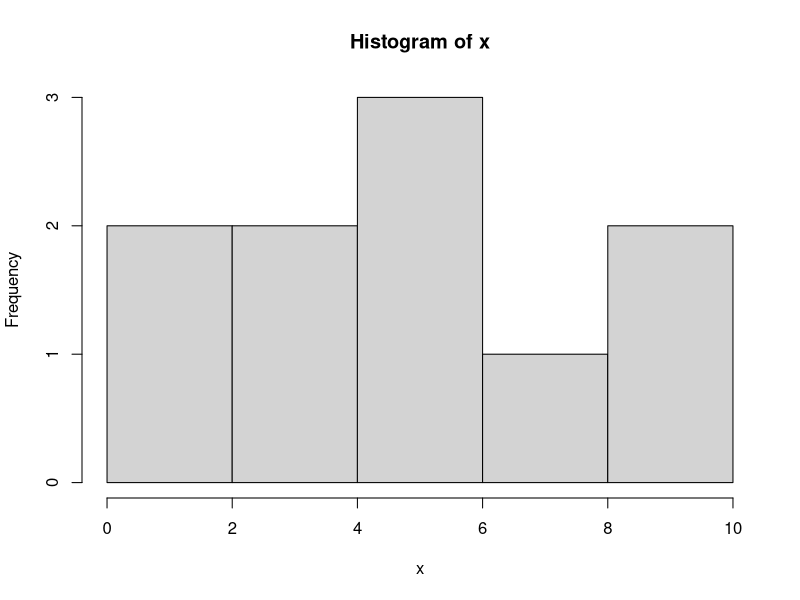
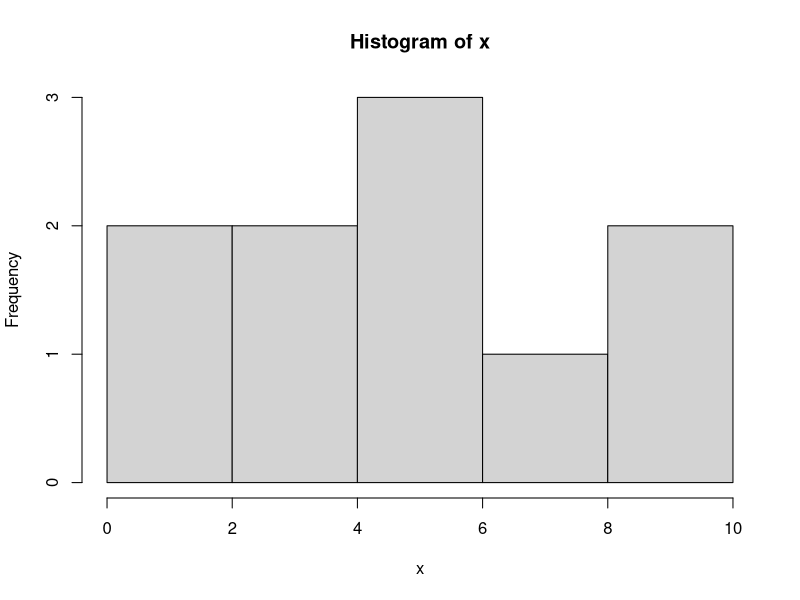
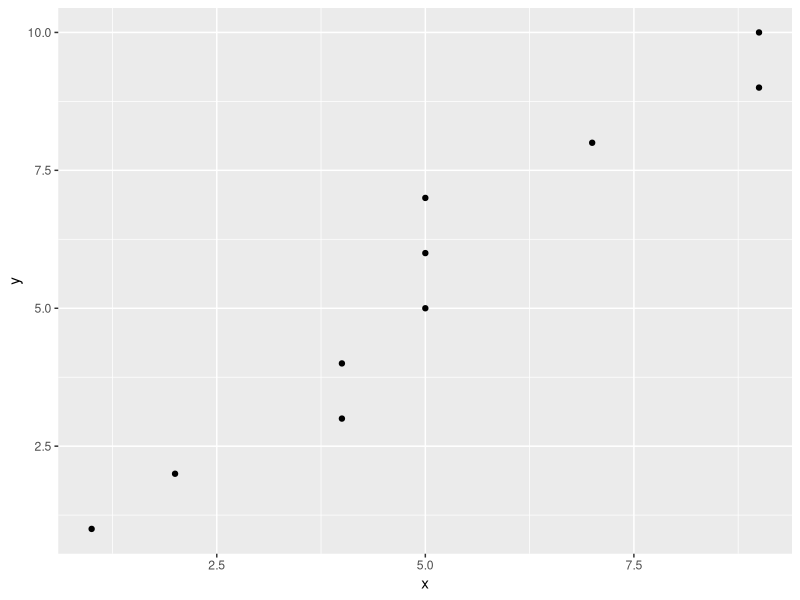
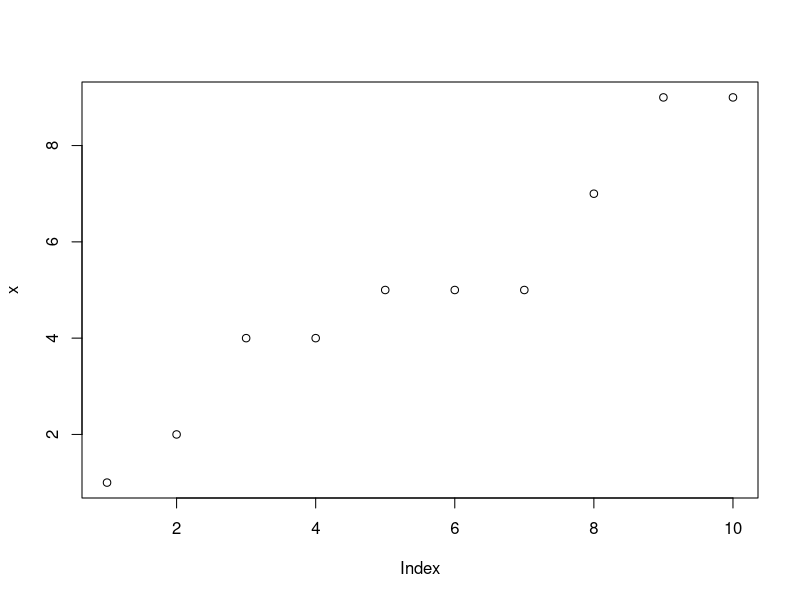
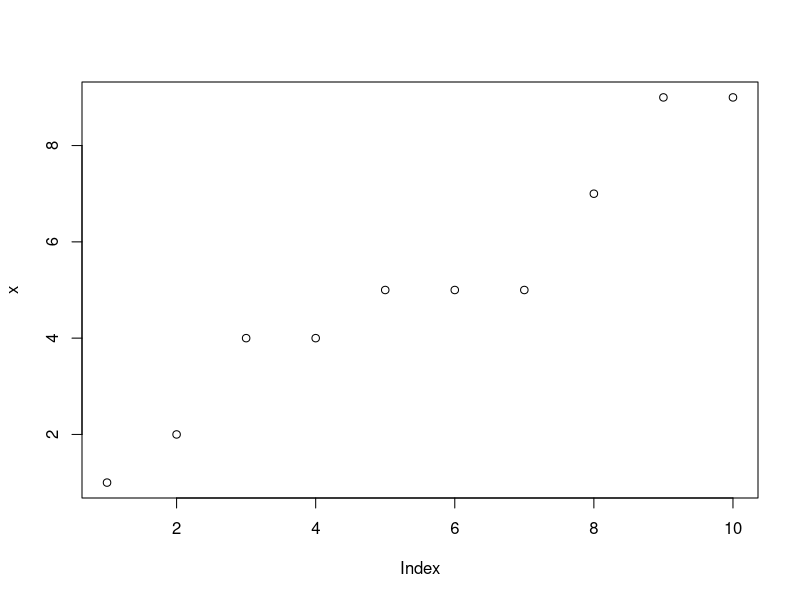

The R source for these figures, in order:
## ---- chunk 1
# If you haven't yet, install the knitr package
# install.packages('knitr')

# Load libraries (I recommend loading all libraries upfront here)
library(knitr) # Required to knit RMarkdown files to produce final output document
library(ggplot2) # Required for plots included in this file

# More on this later, but the following kinds of knitr functions allow you to set knitting and chunk options upfront, which can be really useful when creating an R Markdown document
# knitr::opts_chunk$set(echo = TRUE)
# knitr::opts_knit$set(root.dir = normalizePath('../'))
## ---- chunk 2
    x <- c(1, 2, 4, 4, 5, 5, 5, 7, 9, 9)
    y <- 1:10
    df <- data.frame(x, y)
    x
## ---- chunk 3
    
## ---- chunk 4
kable(df)
## ---- chunk 5
    hist(x)
## ---- chunk 6
hist(x)
## ---- chunk 7
ggplot(data = df, aes(x = x, y = y)) +
  geom_point()
## ---- chunk 8
    # We can check here and see that the change in the previous chunk was not made to y
    # because the code wasn't evaluated.
    y
## ---- chunk 9
    for (i in 1:5000) {
        lm((i+1)~i)
    }
## ---- chunk 10
cat("Here are some points within our `y` vector\n\n")
cat(paste("* The value of y[", 1:3, "] is ", y[1:3], sep="", collapse="\n"))
## ---- chunk 11
    plot(x)
## ---- chunk 12
plot(x)
